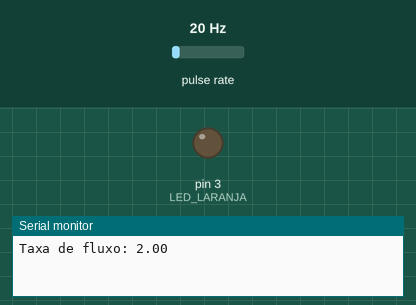
The sketch below on a simulated Arduino Uno, built with avr-gcc and run on an emulated ATmega328P. On the bench: output pins drawn as LEDs (lit = HIGH), the last lines printed to the serial monitor. Wiring (inferred from the names in the program): pulse sensor: data pin 2. The inputs (shaded band) are chosen by the test bench; at power-on: pulse rate 20 Hz.

Above: at 1.2 s.
1.3 s: pulse rate (sensor on pin 2) set to 150 Hz
At 4.0 s:
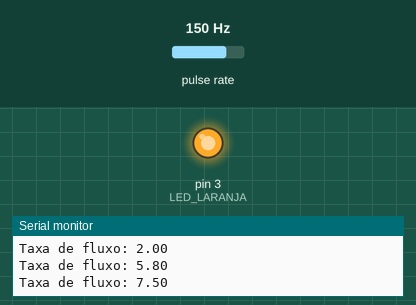
4.3 s: pulse rate (sensor on pin 2) set to 142 Hz
7.3 s: pulse rate (sensor on pin 2) set to 135 Hz
At 8.3 s:
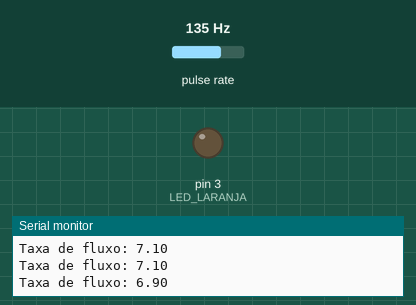
9.5 s: pulse rate (sensor on pin 2) set to 196 Hz
At 11.0 s:
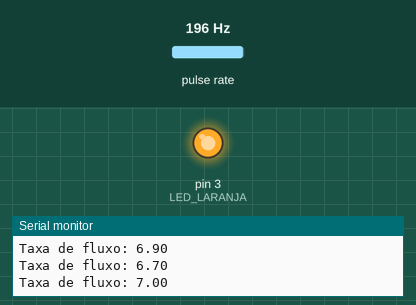
Timing chart, 0 to 12.5 s (numbered marks = the images above; inputs shaded):
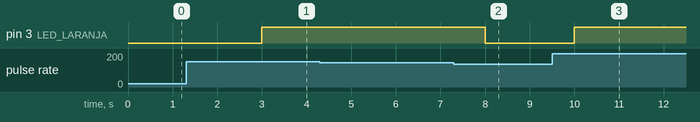

The sketch:

arduino123.ino
```cpp
#define LED_LARANJA 3  // LED laranja na porta 3
#define SENSOR_FLUXO 2  // Pino na porta 2

#define MUITO_FLUXO 7  // Fluxo alto

unsigned long pulsoAnterior = 0;
float taxaFluxo = 0;
volatile unsigned int pulsos = 0;  // Contagem de pulsos

void setup() {
  Serial.begin(9600);

  // Configura o LED laranja
  pinMode(LED_LARANJA, OUTPUT);
  digitalWrite(LED_LARANJA, LOW);  // LED começa apagado

  // Configura o sensor de fluxo como entrada
  pinMode(SENSOR_FLUXO, INPUT);
  attachInterrupt(digitalPinToInterrupt(SENSOR_FLUXO), contaPulso, RISING);
}

void loop() {
  unsigned long tempoAtual = millis();

  // Verifica se passou 1 segundo desde a última leitura
  if (tempoAtual - pulsoAnterior >= 1000) {
    taxaFluxo = calcularFluxo();

    // Acende o LED laranja se o fluxo for alto
    if (taxaFluxo >= MUITO_FLUXO) {
      digitalWrite(LED_LARANJA, HIGH);  // Liga o LED quando tá com fluxo alto
    } else {
      digitalWrite(LED_LARANJA, LOW);  // Apaga o LED quando o fluxo deixa de ser considerado alto
    }

    // Exibe a taxa de fluxo no Serial Monitor
    Serial.print("Taxa de fluxo: ");
    Serial.println(taxaFluxo);

    // Reinicia o contador para o próximo intervalo
    pulsoAnterior = tempoAtual;
  }
}

void contaPulso() {
  // Debounce para evitar leituras duplicadas
  static unsigned long ultimaInterrupcao = 0;
  unsigned long tempoAtual = millis();

  if (tempoAtual - ultimaInterrupcao > 10) {
    pulsos++;
    ultimaInterrupcao = tempoAtual;
  }
}

float calcularFluxo() {
  // Calcula a taxa de fluxo
  float taxa = pulsos * 0.1;
  pulsos = 0;  // Reseta a contagem para o próximo intervalo
  return taxa;
}
```

Measured:
- the behaviour switches between 140 and 139 Hz on pulse rate (sensor on pin 2) (found by bisection; images 1 and 2)
- after the input at 1.3 s, pin 3 (LED_LARANJA): LOW → HIGH after 1.7 s
- after the input at 7.3 s, pin 3 (LED_LARANJA): HIGH → LOW after 0.70 s
- after the input at 9.5 s, pin 3 (LED_LARANJA): LOW → HIGH after 0.50 s
